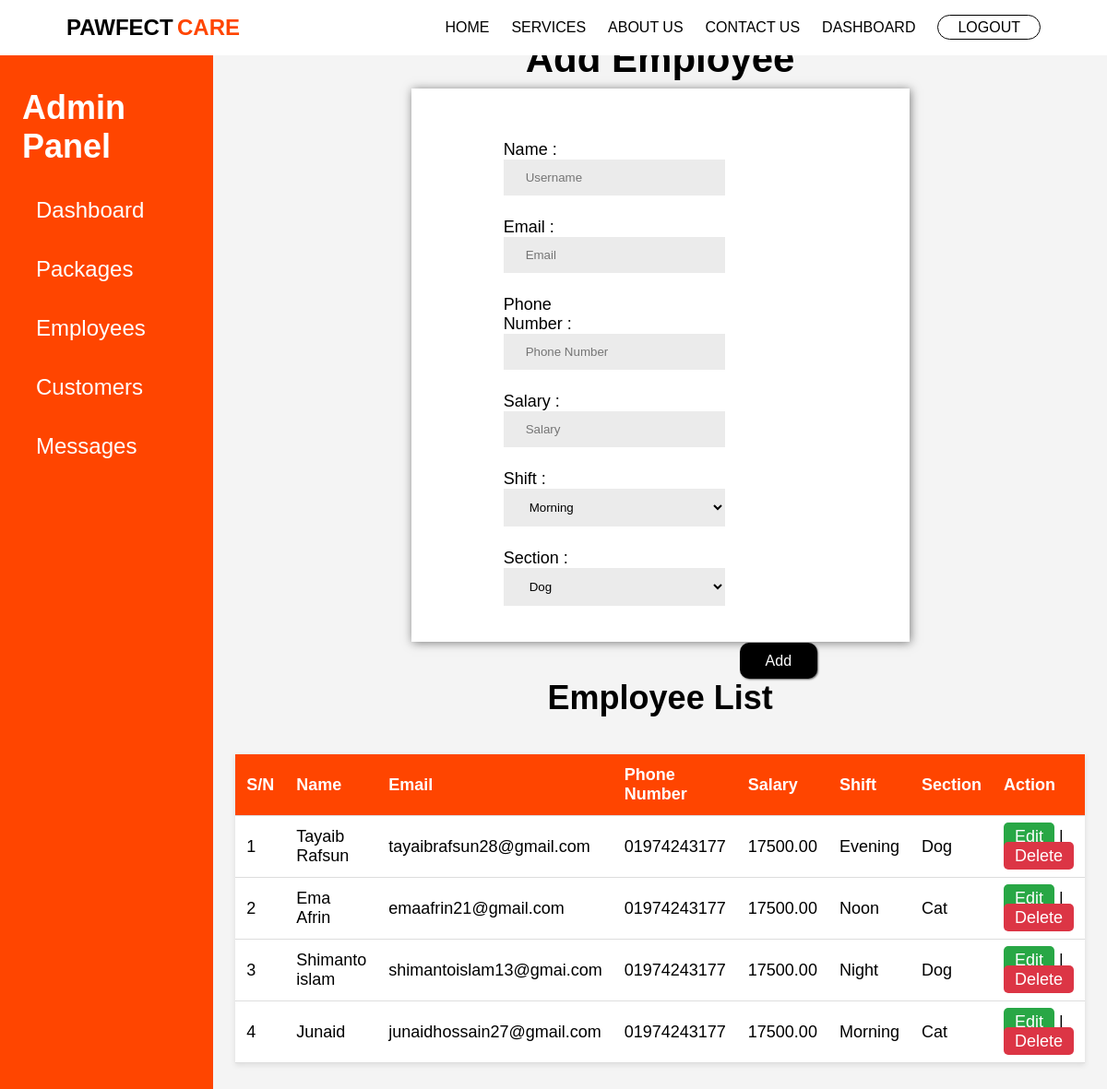
Screenshot of /adminpanel/employees/ (signed in) with the database file from the repository.
### adminpanel/models.py (models this page shows, shortened)
class Employee(models.Model):
    name = models.CharField(max_length=100)
    email = models.EmailField(unique=True)
    phone = models.CharField(max_length=20)
    salary = models.DecimalField(max_digits=10, decimal_places=2)
    SHIFT_CHOICES = [
        ('Morning', 'Morning'),
        ('Noon', 'Noon'),
        ('Evening', 'Evening'),
        ('Night', 'Night'),
    ]
    shift = models.CharField(max_length=10, choices=SHIFT_CHOICES)
    SECTION_CHOICES = [
        ('Dog', 'Dog'),
        ('Cat', 'Cat'),
    ]
    section = models.CharField(max_length=10, choices=SECTION_CHOICES)

### adminpanel/views.py (the view, shortened to what this page needs)
# urls.py: path('employees/', views.employees, name='admin_employees'),
@user_passes_test(is_admin_user, login_url='/login/')
def employees(request, id=None):
    employee_to_edit = get_object_or_404(Employee, id=id) if id else None
    all_employees = Employee.objects.all()
    return render(request, 'adminpanel/employees.html', {
        'employees': all_employees,
        'employee_to_edit': employee_to_edit
    })

### adminpanel/views.py (called while the page is built)
def is_admin_user(user):
    return user.is_authenticated and user.is_staff

### adminpanel/templates/adminpanel/employees.html (shortened to what this page needs)
{% load static %}
<!DOCTYPE html>
<html lang="en">
<head>
    <link rel="stylesheet" href="{% static 'adminpanel/css/employees.css' %}">
    <link rel="stylesheet" href="https://cdnjs.cloudflare.com/ajax/libs/font-awesome/4.7.0/css/font-awesome.min.css">
</head>
<body>
<header>
    <nav>
        <a href="{% url 'home' %}"><p class="logo"><span class="logo1st">PAWFECT</span> <span class="logo2nd">CARE</span></p></a>
        <ul>
            <li><a href="{% url 'home' %}" class="navlinks">HOME</a></li>
            <li ><a href="{% url 'services' %}" class="navlinks">SERVICES</a></li>
            <li><a href="{% url 'about' %}" class="navlinks">ABOUT US</a></li>
            <li><a href="{% url 'contact' %}" class="navlinks">CONTACT US</a></li>
            {% if user.is_authenticated %}
                {% if user.is_staff %}
                    <li><a href="{% url 'admin_dashboard' %}" class="navlinks">DASHBOARD</a></li>
                {% endif %}
                <li><a href="{% url 'logout' %}" class="loginbtn">LOGOUT</a></li>
            {% else %}
                <li><a href="{% url 'login' %}" class="loginbtn">LOGIN</a></li>
            {% endif %}
        </ul>
    </nav>
</header>
<div class="main">
    <div class="sidebar">
        <h2>Admin Panel</h2>
        <a href="{% url 'admin_dashboard' %}">Dashboard</a>
        <a href="{% url 'admin_packages' %}">Packages</a>
        <a href="{% url 'admin_employees' %}" class="active">Employees</a>
        <a href="{% url 'admin_customers' %}">Customers</a>
        <a href="{% url 'admin_messages' %}">Messages</a>
    </div>
    <div class="main-content">
        <div class="form">
            <h1 class="formheading">
                {% if employee_to_edit %}Edit Employee{% else %}Add Employee{% endif %}
            </h1>
            <form method="POST" action="{% if employee_to_edit %}{% url 'edit_employee' employee_to_edit.id %}{% else %}{% url 'admin_employees' %}{% endif %}">
                <div class="i i1">
                    <label for="ename">Name :</label>
                    <input type="text" id="ename" name="name" placeholder="Username"
                        value="{% if employee_to_edit %}{{ employee_to_edit.name }}{% endif %}" required>
                </div>
                <div class="i i2">
                    <label for="eemail">Email :</label>
                    <input type="email" id="eemail" name="email" placeholder="Email"
                        value="{% if employee_to_edit %}{{ employee_to_edit.email }}{% endif %}" required>
                </div>
                <div class="i i3">
                    <label for="ephone">Phone Number :</label>
                    <input type="number" id="ephone" name="phone" placeholder="Phone Number"
                        value="{% if employee_to_edit %}{{ employee_to_edit.phone }}{% endif %}" required>
                </div>
                <div class="i i4">
                    <label for="esalary">Salary :</label>
                    <input type="number" id="esalary" name="salary" placeholder="Salary"
                        value="{% if employee_to_edit %}{{ employee_to_edit.salary }}{% endif %}" required>
                </div>
                <div class="i i5">
                    <label for="eshift">Shift :</label>
                    <select id="eshift" name="shift" required>
                        <option value="Morning" {% if employee_to_edit and employee_to_edit.shift == 'Morning' %}selected{% endif %}>Morning</option>
                    </select>
                </div>
                <div class="i i6">
                    <label for="esection">Section :</label>
                    <select id="esection" name="section" required>
                        <option value="Dog" {% if employee_to_edit and employee_to_edit.section == 'Dog' %}selected{% endif %}>Dog</option>
                    </select>
                </div>
                <button type="submit" class="add">
                    {% if employee_to_edit %}Update{% else %}Add{% endif %}
                </button>
            </form>
        </div>
        <div class="packages-header"><h2>Employee List</h2></div>
        <table id="employeeTable">
            <thead>
                <tr>
                    <th>S/N</th>
                    <th>Name</th>
                    <th>Email</th>
                    <th>Phone Number</th>
                    <th>Salary</th>
                    <th>Shift</th>
                    <th>Section</th>
                    <th>Action</th>
                </tr>
            </thead>
            <tbody>
                {% for emp in employees %}
                <tr>
                    <td>{{ forloop.counter }}</td>
                    <td>{{ emp.name }}</td>
                    <td>{{ emp.email }}</td>
                    <td>{{ emp.phone }}</td>
                    <td>{{ emp.salary }}</td>
                    <td>{{ emp.shift }}</td>
                    <td>{{ emp.section }}</td>
                    <td>
                        <a href="{% url 'edit_employee' emp.id %}"  class="btn edit-btn">Edit</a> |
                        <a href="{% url 'delete_employee' emp.id %}" onclick="return confirm('Are you sure you want to delete this employee?');" class="btn delete-btn">Delete</a>
                    </td>
                </tr>
                {% empty %}
                <tr>
                    <td colspan="8">No employees yet.</td>
                </tr>
                {% endfor %}
            </tbody>
        </table>
    </div>
</div>
</body>
</html>

### adminpanel/static/adminpanel/css/employees.css (style rules this page uses)
* { margin: 0; padding: 0; box-sizing: border-box; }
body { font-family: "Poppins", sans-serif; background-color: rgb(238,235,234); }
nav { width: 100%; display: flex; justify-content: space-between; align-items: center; padding: 2vh 6vw; background-color: rgb(255, 255, 255); position: fixed; z-index: 1000; }
nav a { text-decoration: none; }
nav .logo .logo1st { font-size: 24px; font-weight: bold; color: black; }
nav .logo .logo2nd { font-size: 24px; font-weight: bold; color: orangered; }
nav ul { display: flex; gap: 2vw; align-items: center; }
nav ul li { list-style: none; }
nav ul li a { font-size: 16px; text-decoration: none; position: relative; color: rgb(0, 0, 0); }
.navlinks::before { content: ''; position: absolute; bottom: -5px; left: 0; width: 0%; height: 2px; background-color: rgb(255, 69, 0); transition: all .5s; }
nav ul .loginbtn { text-decoration: none; font-size: 16px; color: black; padding: 4px 21px; border: 1px solid black; border-radius: 35px; }
.main { padding-top: 7vh; display: flex; flex-direction: row; }
.sidebar { width: 20vw; background-color: orangered; color: white; padding: 5vh 2vw; }
.sidebar h2 { margin-bottom: 3vh; font-size: 36px; }
.sidebar a { display: block; color: white; text-decoration: none; font-size: 24px; margin: 2vh 0; padding: 1.25vh 1.25vw; border-radius: 5px; }
.main-content { flex: 1; display: flex; flex-direction: column; align-items: center; justify-content: center; padding: 5vh 2vw; background-color: #f4f4f4; }
.form { width: 45vw; height: 75vh; padding: 5vw 5vh; display: flex; flex-direction: column; justify-content: center; align-items: center; gap: 3vh; background-color: white; box-shadow: 1px 1px 10px rgb(121, 121, 121); }
form { padding: 5vh 5vw; text-align: left; display: flex; flex-direction: column; justify-content: center; gap: 3vh; }
.formheading { margin-top: 5vh; font-size: 42px; }
.form label { text-align: start; width: 7vw; display: inline-block; font-size: 18px; margin-right: 2vw; }
.form input { width: 20vw; display: inline-block; padding: 1.5vh 2vw; border: none; background-color: rgb(235, 235, 235); }
.form select, textarea { width: 20vw; padding: 1.5vh 2vw; border: none; background-color: rgb(235, 235, 235); }
.add { text-decoration: none; font-size: 16px; margin: 2vh 0vh 2vh auto; padding: 1.3vh 2.3vw; border-radius: 10px; color: white; background-color: rgb(0, 0, 0); border: none; box-shadow: 1px 1px 2px rgb(102, 102, 102); }
.packages-header h2 { margin: 5vh 0vw; font-size: 36px; }
table { width: 100%; border-collapse: collapse; background-color: white; box-shadow: 0 2px 6px rgba(0, 0, 0, 0.1); font-size: 18px; }
table thead { background-color: orangered; color: white; }
table th, table td { padding: 12px; text-align: left; border-bottom: 1px solid #ddd; }

### adminpanel/templates/adminpanel/employees.html (style rules this page uses)
.btn.edit-btn { background-color: #28a745; color: white; padding: 5px 12px; border-radius: 5px; text-decoration: none; }
.btn.delete-btn { background-color: #dc3545; color: white; padding: 5px 12px; border-radius: 5px; text-decoration: none; }

### rows the page displays
Employee: name "Tayaib Rafsun", email "tayaibrafsun28@gmail.com", phone "01974243177", salary "17500.00", shift "Evening", section "Dog"
Employee: name "Ema Afrin", email "emaafrin21@gmail.com", phone "01974243177", salary "17500.00", shift "Noon", section "Cat"
Employee: name "Shimanto islam", email "shimantoislam13@gmai.com", phone "01974243177", salary "17500.00", shift "Night", section "Dog"
Employee: name "Junaid", email "junaidhossain27@gmail.com", phone "01974243177", salary "17500.00", shift "Morning", section "Cat"
